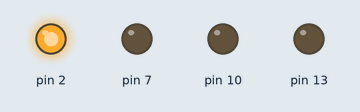
This sketch was run on a simulated Arduino Uno, built with avr-gcc and run on an emulated ATmega328P. On the bench: output pins drawn as LEDs (lit = HIGH).

Above: at 0.05 s.
At 0.25 s:
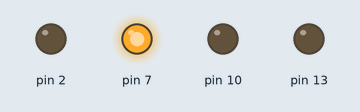
At 0.75 s:
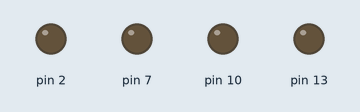
At 1.45 s:
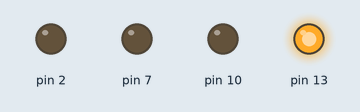
At 2.85 s:
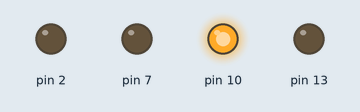
Timing chart, 0 to 3.1 s (numbered marks = the images above):
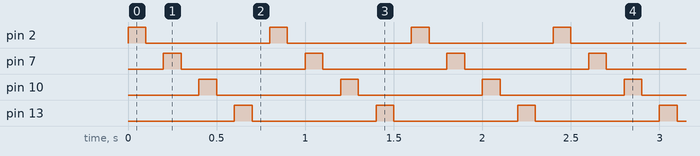

The sketch:

hello_world.ino
```cpp
void setup() {
  // put your setup code here, to run once:
     pinMode(2, OUTPUT);
     pinMode(7, OUTPUT);
    pinMode(10, OUTPUT);
pinMode(13, OUTPUT);
}

void loop() {
  // put your main code here, to run repeatedly:
      digitalWrite(2,HIGH);
delay(100);
digitalWrite(2,LOW);
delay(100);
    digitalWrite(7,HIGH);
delay(100);
digitalWrite(7,LOW);
delay(100);
digitalWrite(10,HIGH);
delay(100);
digitalWrite(10,LOW);
delay(100);
    digitalWrite(13,HIGH);
delay(100);
digitalWrite(13,LOW);
delay(100);
}
```

Measured:
- by itself, pin 2, pin 7, pin 10, pin 13: alternates HIGH for 0.10 s and LOW for 0.70 s
